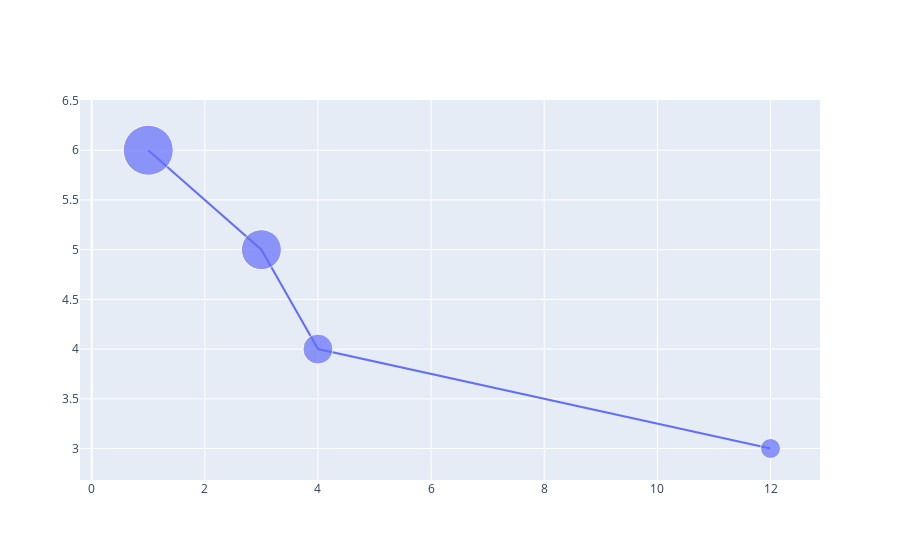

The code cell stored with this chart in its notebook:
### Code cell
x=[12,4,3,1]
y=[3,4,5,6]
fig=go.Figure(go.Scatter(x=x,y=y, mode="lines+markers",marker_size=[20,30,40,50]))
fig.show()

### Figure 1 — Plotly figure (JSON) as saved in the notebook; plotly's stock layout.template omitted (floating-point values rounded to 4 significant figures)
{"data": [{"marker": {"size": [20, 30, 40, 50]}, "mode": "lines+markers", "type": "scatter", "x": [12, 4, 3, 1], "y": [3, 4, 5, 6]}], "layout": {}}
